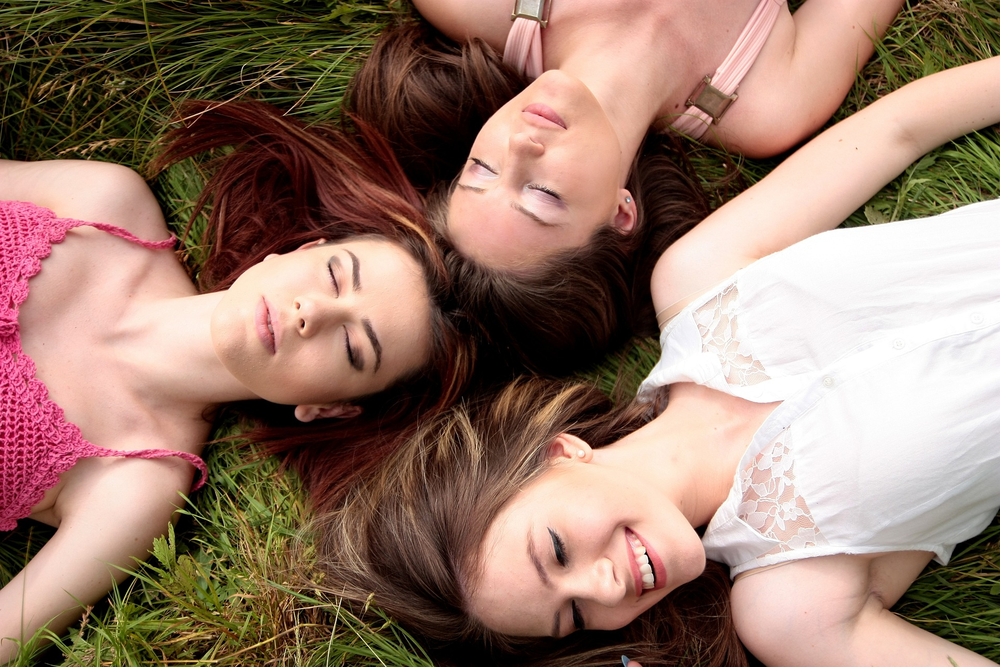
#> input picture 김재은 기술스택/coding/python/ch01/women.bmp, 1000 x 667 px, shrunk from 1920 x 1280 before the run
$ python watershed.py
#> lines starting #> are read from the running program, lines starting #| are printed output that depends on the picture; after the words box and inside, x2 and y2 are one past the last pixel; in counts of white or black regions, pixels touching at a corner belong together
#-*-coding:utf-8-*-

import cv2
import numpy as np
from matplotlib import pyplot as plt


# img = cv2.imread('images/watershed.jpg')
img = cv2.imread('women.bmp')
#> img is the input picture: shape (667, 1000, 3); mean B, G, R 107.3, 121.9, 150.5

# binaray image로 변환
gray = cv2.cvtColor(img,cv2.COLOR_BGR2GRAY)
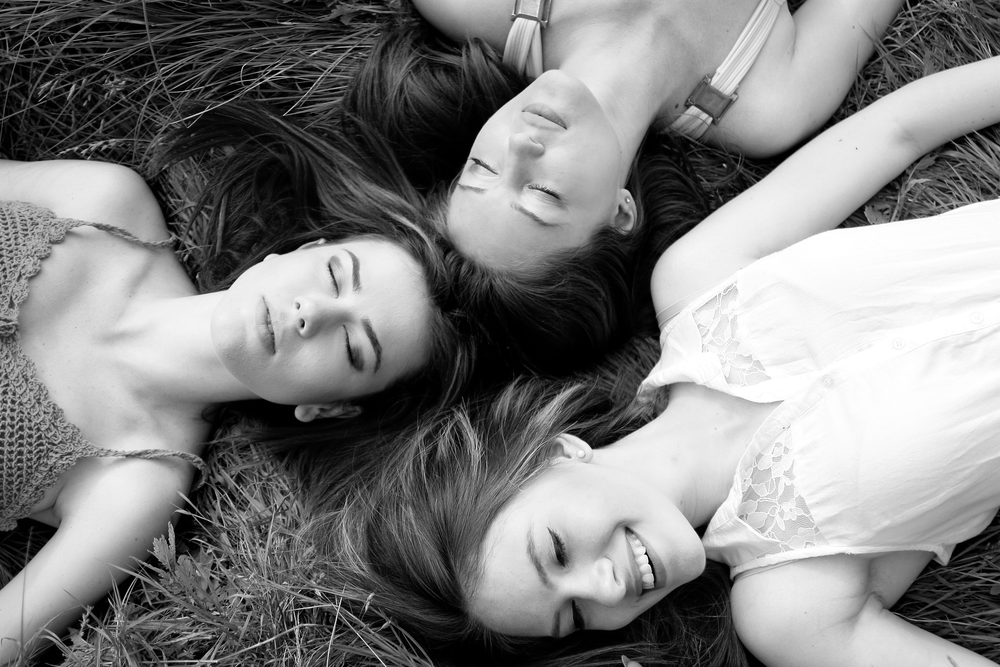
#> gray: shape (667, 1000); min 0, max 255, mean 128.8
ret, thresh = cv2.threshold(gray,0,255,cv2.THRESH_BINARY_INV+cv2.THRESH_OTSU)
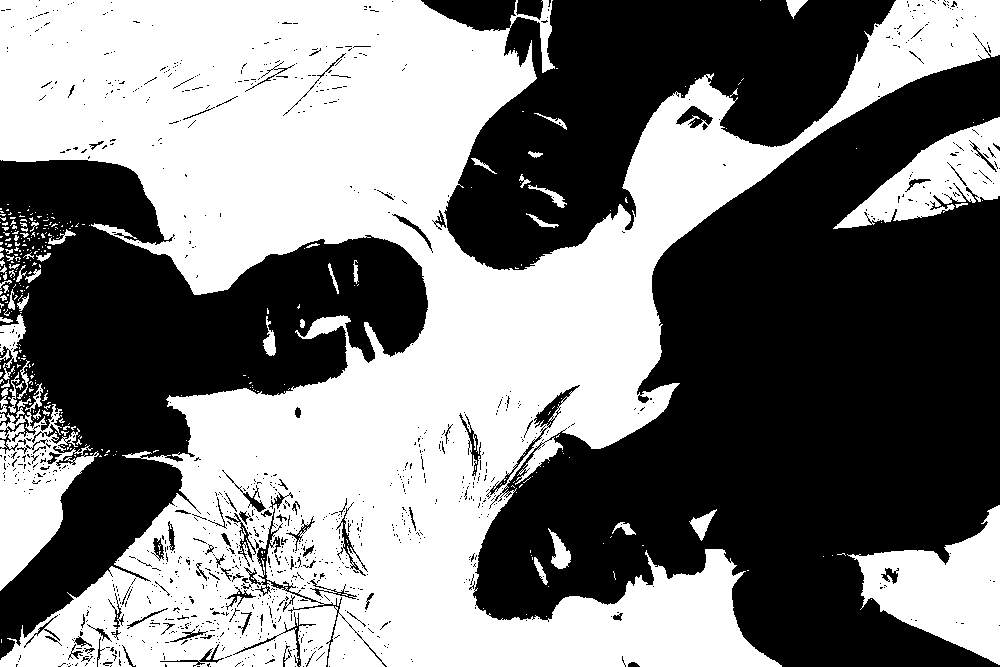
#> thresh: shape (667, 1000); 49.3% white; 345 white regions (292 under 20 px), largest, box (x1, y1, x2, y2) and area: (0, 0, 1000, 667) 293682, (847, 505, 1000, 665) 12108, (0, 383, 99, 591) 8681
#> ret = 127

#Morphology의 opening, closing을 통해서 노이즈나 Hole제거
kernel = np.ones((3,3),np.uint8)
opening = cv2.morphologyEx(thresh,cv2.MORPH_OPEN,kernel,iterations=2)
#> opening: shape (667, 1000); 46.6% white; 61 white regions (2 under 20 px), largest, box (x1, y1, x2, y2) and area: (0, 0, 1000, 667) 277359, (858, 506, 1000, 664) 11937, (839, 118, 1000, 228) 7430

# dilate를 통해서 확실한 Backgroud
sure_bg = cv2.dilate(opening,kernel,iterations=3)
#> sure_bg: shape (667, 1000); 52.7% white; 47 black regions (23 under 20 px), largest, box (x1, y1, x2, y2) and area: (473, 59, 1000, 667) 168214, (0, 163, 425, 654) 85038, (439, 0, 891, 267) 56113

#distance transform을 적용하면 중심으로 부터 Skeleton Image를 얻을 수 있음.
# 즉, 중심으로 부터 점점 옅어져 가는 영상.
# 그 결과에 thresh를 이용하여 확실한 FG를 파악
dist_transform = cv2.distanceTransform(opening,cv2.DIST_L2,5)
ret, sure_fg = cv2.threshold(dist_transform,0.5*dist_transform.max(),255,0)
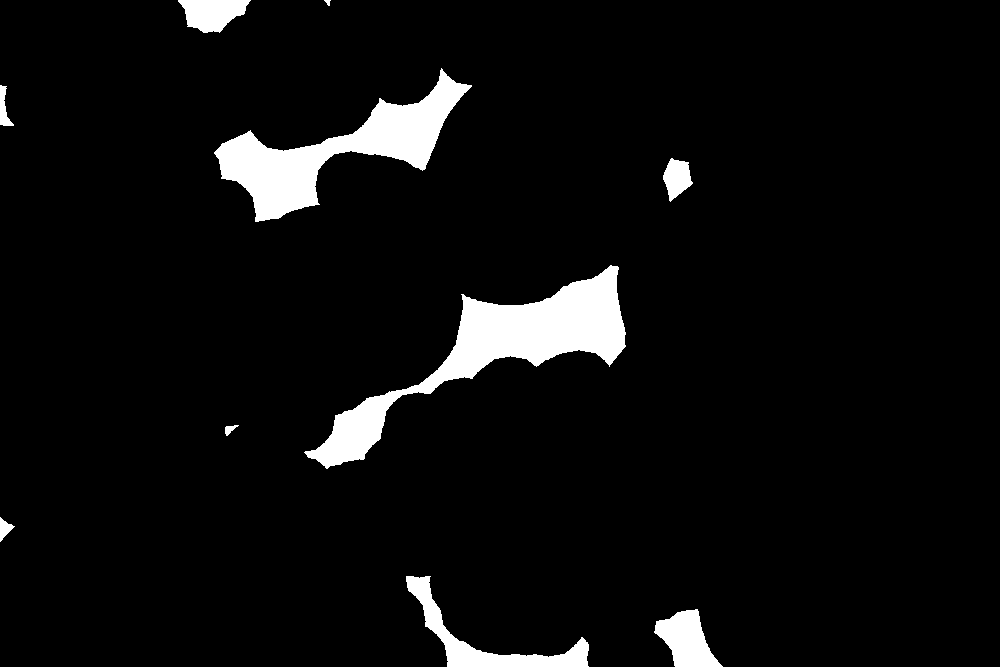
#> sure_fg: shape (667, 1000) float32; 5.4% white; 10 white regions, largest, box (x1, y1, x2, y2) and area: (304, 265, 626, 469) 15255, (214, 68, 472, 222) 11923, (406, 576, 589, 667) 3574
#> ret = 35.17
sure_fg = np.uint8(sure_fg)

# Background에서 Foregrand를 제외한 영역을 Unknow영역으로 파악
unknown = cv2.subtract(sure_bg, sure_fg)
#> unknown: shape (667, 1000); 47.3% white; 17 white regions, largest, box (x1, y1, x2, y2) and area: (0, 0, 1000, 667) 278495, (855, 503, 1000, 667) 13577, (836, 115, 1000, 231) 9891

# FG에 Labelling작업
ret, markers = cv2.connectedComponents(sure_fg)
#> markers: shape (667, 1000) int32; 11 distinct labels, from 0 to 10
#> ret = 11
markers = markers + 1
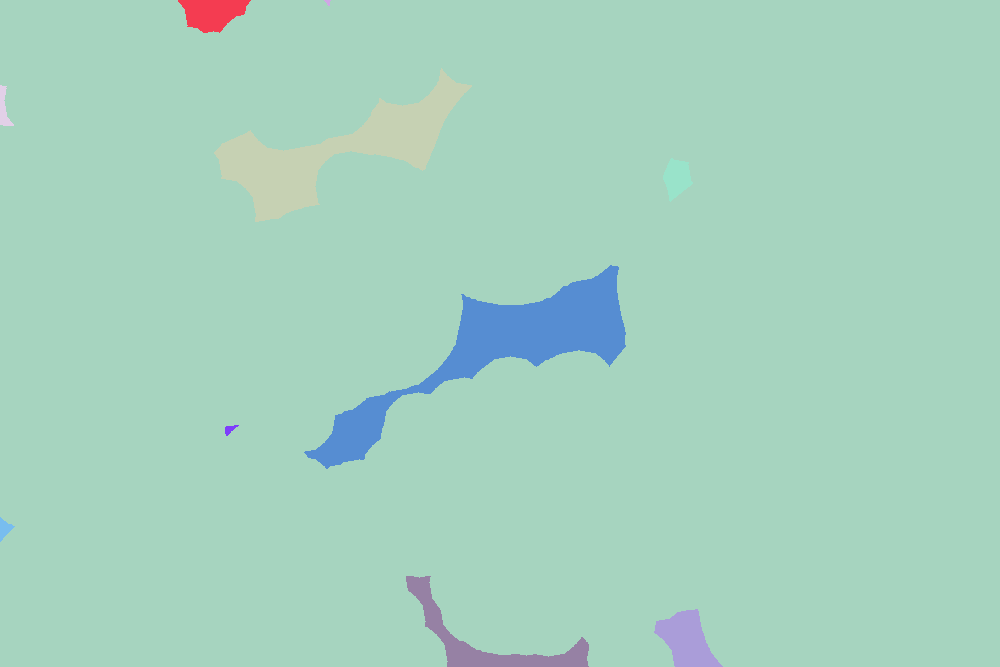
#> markers: shape (667, 1000) int32; 11 distinct labels, from 1 to 11; one colour per label, 0 black
markers[unknown == 255] = 0
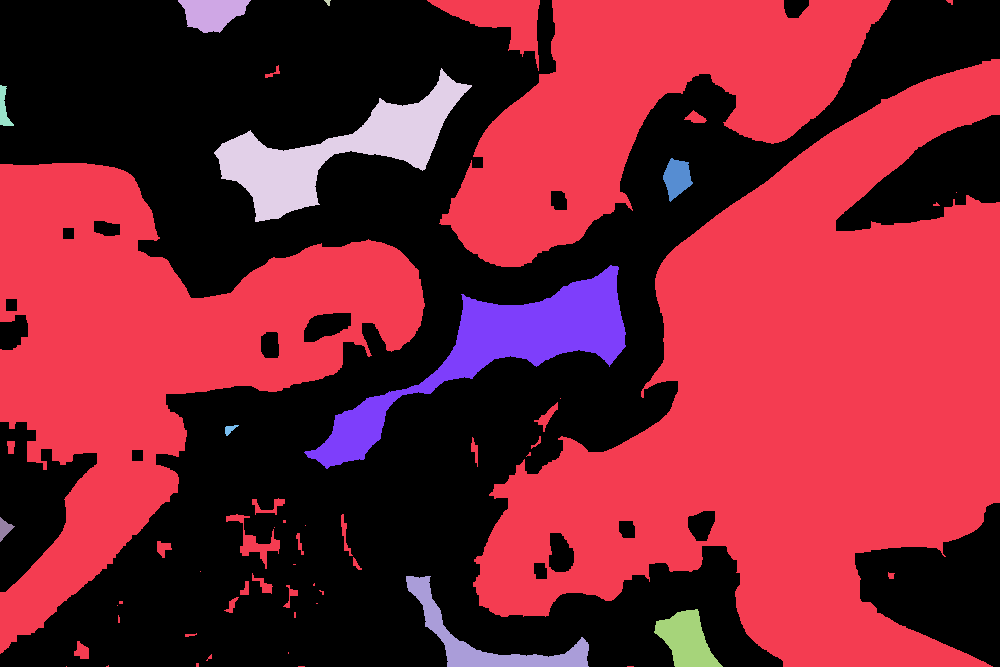
#> markers: shape (667, 1000) int32; 12 distinct labels, from 0 to 11; one colour per label, 0 black

# watershed를 적용하고 경계 영역에 색지정
markers = cv2.watershed(img,markers)
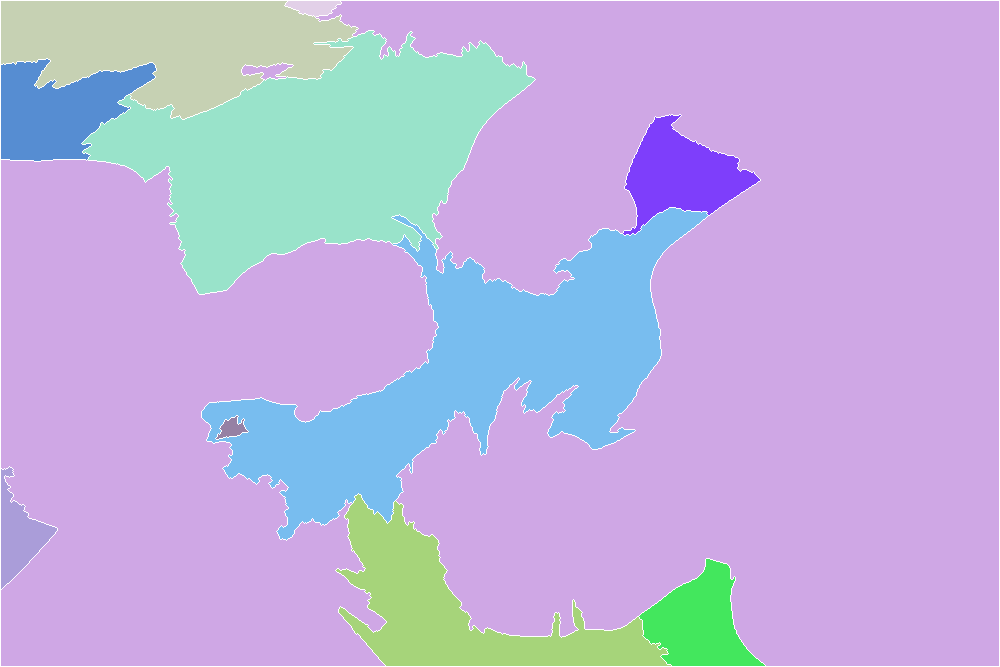
#> markers: shape (667, 1000) int32; 12 distinct labels, from -1 to 11; one colour per label, 0 black, -1 white
img[markers == -1] = [255,0,0]
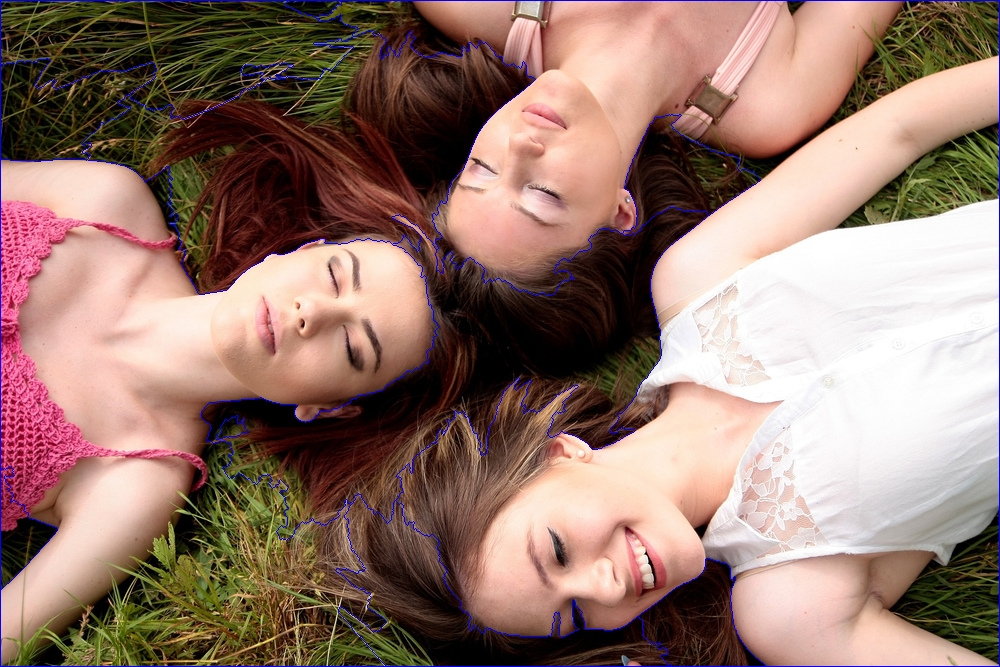
#> img: shape (667, 1000, 3); 1.36% of pixels changed, all inside (x1, y1, x2, y2) = (0, 0, 1000, 667)


images = [gray,thresh,sure_bg,  dist_transform, sure_fg, unknown, markers, img]
titles = ['Gray','Binary','Sure BG','Distance','Sure FG','Unknow','Markers','Result']

for i in range(len(images)):
    plt.subplot(2,4,i+1),plt.imshow(images[i]),plt.title(titles[i]),plt.xticks([]),plt.yticks([])
#> this loop made 8 passes

plt.show()
#> figure, not shown here; B, G, R data is drawn as R, G, B

$ run again, with 김재은 기술스택/coding/python/ch01/cat.bmp copied over 김재은 기술스택/coding/python/ch01/women.bmp
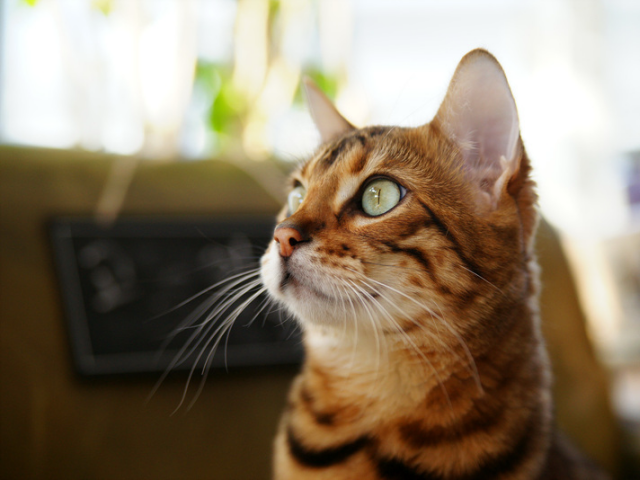
#> input picture 김재은 기술스택/coding/python/ch01/cat.bmp, 640 x 480 px
#> img is the input picture: shape (480, 640, 3); mean B, G, R 104.5, 125.6, 140.8
#> `ret, thresh = cv2.threshold(gray,0,255,cv2.THRESH_BINARY_INV+cv2.THRES..`:
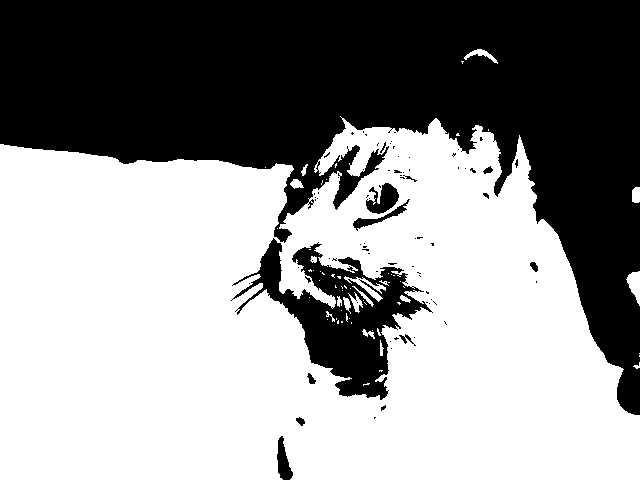
#> thresh: shape (480, 640); 58% white; 82 black regions (69 under 20 px), largest, box (x1, y1, x2, y2) and area: (0, 0, 640, 415) 115705, (231, 238, 433, 400) 11489, (366, 183, 399, 214) 597
#> `ret, thresh = cv2.threshold(gray,0,255,cv2.THRESH_BINARY_INV+cv2.THRES..`: ret = 140
#> opening: shape (480, 640); 57.1% white; 29 black regions (18 under 20 px), largest, box (x1, y1, x2, y2) and area: (0, 0, 640, 415) 129681, (353, 183, 410, 231) 1136, (277, 436, 293, 480) 410
#> sure_bg: shape (480, 640); 60.7% white; 9 black regions (3 under 20 px), largest, box (x1, y1, x2, y2) and area: (0, 0, 640, 412) 110143, (252, 230, 426, 394) 9423, (369, 187, 400, 217) 479, (333, 150, 355, 200) 346, (281, 450, 289, 480) 115, (369, 149, 384, 169) 82
#> `ret, sure_fg = cv2.threshold(dist_transform,0.5*dist_transform.max(),2..`: ret = 139.7
#> unknown: shape (480, 640); 53.4% white; 10 black regions (3 under 20 px), largest, box (x1, y1, x2, y2) and area: (0, 0, 640, 412) 110143, (0, 283, 143, 480) 22413, (252, 230, 426, 394) 9423
#> `ret, markers = cv2.connectedComponents(sure_fg)`: ret = 2
#> `img[markers == -1] = [255,0,0]`:
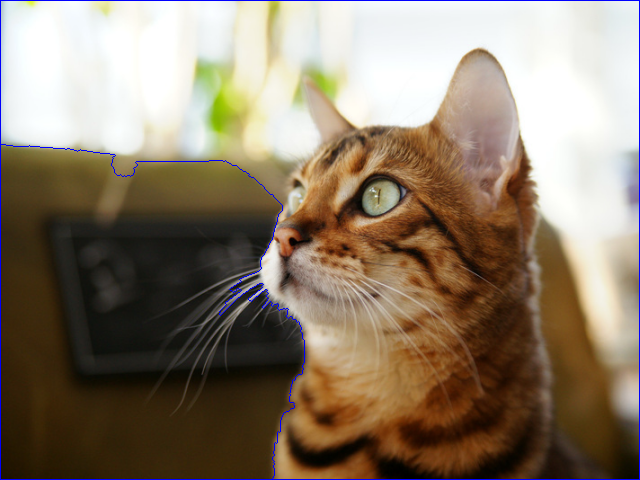
#> img: shape (480, 640, 3); 0.98% of pixels changed, all inside (x1, y1, x2, y2) = (0, 0, 640, 480)
#> the loop `for i in range(len(images)):` made 8 passes

$ run again, with 김재은 기술스택/coding/python/ch01/apple.png saved as 김재은 기술스택/coding/python/ch01/women.bmp
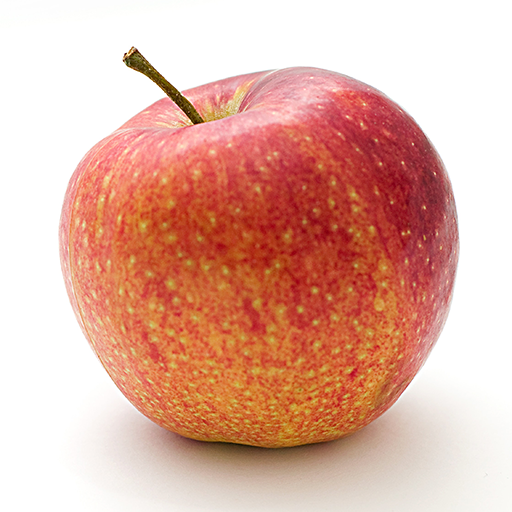
#> input picture 김재은 기술스택/coding/python/ch01/apple.png, 512 x 512 px
#> img is the input picture: shape (512, 512, 3); mean B, G, R 163.1, 177.7, 225.5
#> `ret, thresh = cv2.threshold(gray,0,255,cv2.THRESH_BINARY_INV+cv2.THRES..`:
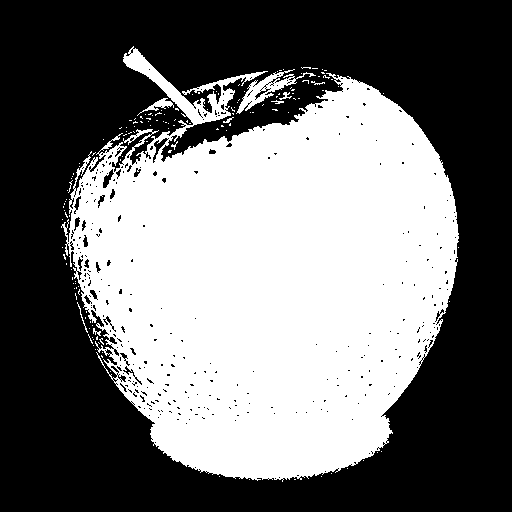
#> thresh: shape (512, 512); 44.3% white; 146 white regions (137 under 20 px), largest, box (x1, y1, x2, y2) and area: (61, 46, 459, 482) 114487, (236, 69, 316, 114) 854, (137, 98, 174, 116) 176
#> `ret, thresh = cv2.threshold(gray,0,255,cv2.THRESH_BINARY_INV+cv2.THRES..`: ret = 183
#> opening: shape (512, 512); 42% white; 22 white regions, largest, box (x1, y1, x2, y2) and area: (71, 79, 458, 479) 107723, (124, 49, 203, 124) 1198, (241, 81, 265, 107) 209
#> sure_bg: shape (512, 512); 45.7% white; 5 white regions, box (x1, y1, x2, y2) and area: (67, 76, 461, 482) 115160, (121, 46, 236, 127) 3428, (238, 73, 290, 110) 854, (173, 125, 187, 139) 188, (159, 129, 170, 141) 132
#> `ret, sure_fg = cv2.threshold(dist_transform,0.5*dist_transform.max(),2..`: ret = 48.8
#> `ret, markers = cv2.connectedComponents(sure_fg)`: ret = 2
#> `img[markers == -1] = [255,0,0]`:
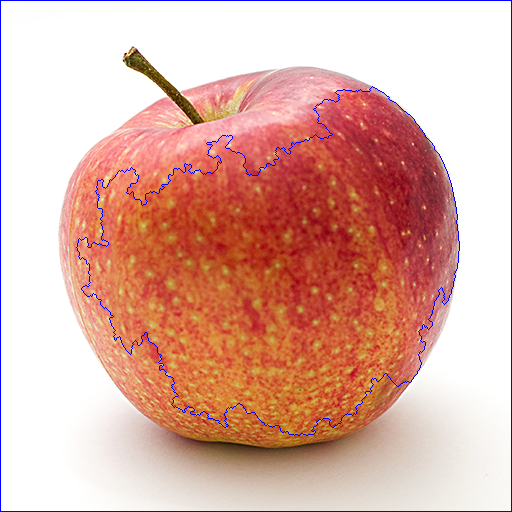
#> img: shape (512, 512, 3); 1.42% of pixels changed, all inside (x1, y1, x2, y2) = (0, 0, 512, 512)
#> the loop `for i in range(len(images)):` made 8 passes
